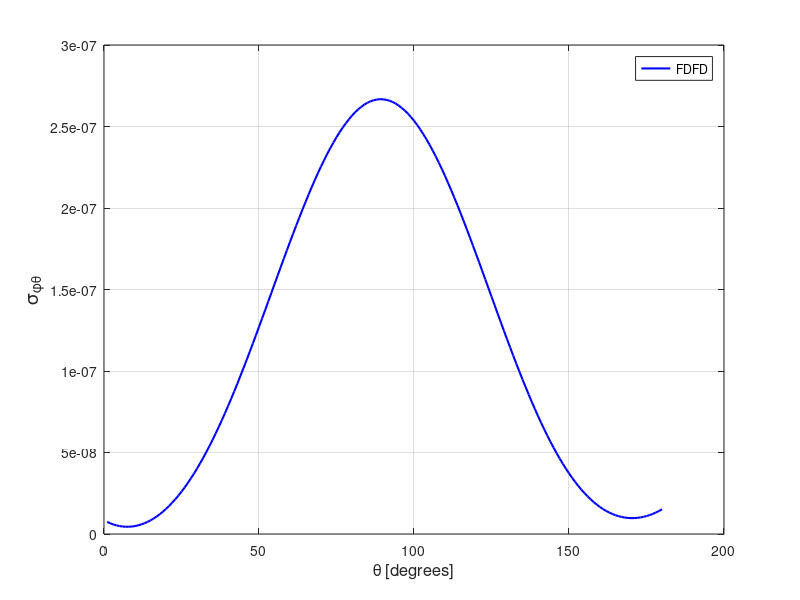

Reproduce this figure in MATLAB.
spt = [ 
    1  0.74387754E-08
    2  0.65871064E-08
    3  0.58724030E-08
    4  0.53024451E-08
    5  0.48757145E-08
    6  0.45912429E-08
    7  0.44474158E-08
    8  0.44494430E-08
    9  0.45866835E-08
   10  0.48698077E-08
   11  0.52829190E-08
   12  0.58451914E-08
   13  0.65487900E-08
   14  0.73845130E-08
   15  0.83675964E-08
   16  0.94931023E-08
   17  0.10752396E-07
   18  0.12159703E-07
   19  0.13710541E-07
   20  0.15381142E-07
   21  0.17220030E-07
   22  0.19197257E-07
   23  0.21313364E-07
   24  0.23572481E-07
   25  0.25971955E-07
   26  0.28508868E-07
   27  0.31204976E-07
   28  0.34046113E-07
   29  0.36994251E-07
   30  0.40092058E-07
   31  0.43364206E-07
   32  0.46729841E-07
   33  0.50265296E-07
   34  0.53891533E-07
   35  0.57675159E-07
   36  0.61599088E-07
   37  0.65587216E-07
   38  0.69772582E-07
   39  0.74039477E-07
   40  0.78416249E-07
   41  0.82890161E-07
   42  0.87477879E-07
   43  0.92131046E-07
   44  0.96981616E-07
   45  0.10180079E-06
   46  0.10670024E-06
   47  0.11172419E-06
   48  0.11678257E-06
   49  0.12189624E-06
   50  0.12706059E-06
   51  0.13225753E-06
   52  0.13746291E-06
   53  0.14274188E-06
   54  0.14796269E-06
   55  0.15325791E-06
   56  0.15851636E-06
   57  0.16371041E-06
   58  0.16891047E-06
   59  0.17404335E-06
   60  0.17919731E-06
   61  0.18422050E-06
   62  0.18920851E-06
   63  0.19413777E-06
   64  0.19893542E-06
   65  0.20361809E-06
   66  0.20824763E-06
   67  0.21277054E-06
   68  0.21711041E-06
   69  0.22137702E-06
   70  0.22543226E-06
   71  0.22931573E-06
   72  0.23316794E-06
   73  0.23672179E-06
   74  0.24011624E-06
   75  0.24343302E-06
   76  0.24646999E-06
   77  0.24931168E-06
   78  0.25192617E-06
   79  0.25440107E-06
   80  0.25666955E-06
   81  0.25871995E-06
   82  0.26053260E-06
   83  0.26203165E-06
   84  0.26349093E-06
   85  0.26458233E-06
   86  0.26550134E-06
   87  0.26612361E-06
   88  0.26655363E-06
   89  0.26678114E-06
   90  0.26666680E-06
   91  0.26639975E-06
   92  0.26590305E-06
   93  0.26514957E-06
   94  0.26420165E-06
   95  0.26291372E-06
   96  0.26145420E-06
   97  0.25980611E-06
   98  0.25795626E-06
   99  0.25585106E-06
  100  0.25354259E-06
  101  0.25102790E-06
  102  0.24826250E-06
  103  0.24530533E-06
  104  0.24219756E-06
  105  0.23890050E-06
  106  0.23534956E-06
  107  0.23169048E-06
  108  0.22784606E-06
  109  0.22387009E-06
  110  0.21970659E-06
  111  0.21535803E-06
  112  0.21094647E-06
  113  0.20636793E-06
  114  0.20174673E-06
  115  0.19696623E-06
  116  0.19212764E-06
  117  0.18714933E-06
  118  0.18209582E-06
  119  0.17700656E-06
  120  0.17186967E-06
  121  0.16669789E-06
  122  0.16148061E-06
  123  0.15618147E-06
  124  0.15091258E-06
  125  0.14566453E-06
  126  0.14040224E-06
  127  0.13512076E-06
  128  0.12993334E-06
  129  0.12472245E-06
  130  0.11956837E-06
  131  0.11450723E-06
  132  0.10947831E-06
  133  0.10448142E-06
  134  0.99641099E-07
  135  0.94812926E-07
  136  0.90171717E-07
  137  0.85555286E-07
  138  0.81017632E-07
  139  0.76689616E-07
  140  0.72393782E-07
  141  0.68252184E-07
  142  0.64263354E-07
  143  0.60375221E-07
  144  0.56661310E-07
  145  0.53037194E-07
  146  0.49589193E-07
  147  0.46282377E-07
  148  0.43103984E-07
  149  0.40083865E-07
  150  0.37206966E-07
  151  0.34484724E-07
  152  0.31908158E-07
  153  0.29474684E-07
  154  0.27189573E-07
  155  0.25050390E-07
  156  0.23063523E-07
  157  0.21230953E-07
  158  0.19534230E-07
  159  0.17970621E-07
  160  0.16561236E-07
  161  0.15276674E-07
  162  0.14144791E-07
  163  0.13141522E-07
  164  0.12267950E-07
  165  0.11530313E-07
  166  0.10919802E-07
  167  0.10443052E-07
  168  0.10087523E-07
  169  0.98503845E-08
  170  0.97384882E-08
  171  0.97544177E-08
  172  0.98916857E-08
  173  0.10144104E-07
  174  0.10508372E-07
  175  0.10994621E-07
  176  0.11594780E-07
  177  0.12312045E-07
  178  0.13145542E-07
  179  0.14092402E-07
  180  0.15157831E-07
  181  0.16335470E-07
  182  0.17632678E-07
  183  0.19045959E-07
  184  0.20577284E-07
  185  0.22223947E-07
  186  0.23990244E-07
  187  0.25885518E-07
  188  0.27888523E-07
  189  0.30030648E-07
  190  0.32288373E-07
  191  0.34677239E-07
  192  0.37194575E-07
  193  0.39838532E-07
  194  0.42609646E-07
  195  0.45523862E-07
  196  0.48557254E-07
  197  0.51740468E-07
  198  0.55053018E-07
  199  0.58505520E-07
  200  0.62091907E-07
  201  0.65822164E-07
  202  0.69672168E-07
  203  0.73690288E-07
  204  0.77817468E-07
  205  0.82102204E-07
  206  0.86519236E-07
  207  0.91059945E-07
  208  0.95735793E-07
  209  0.10053806E-06
  210  0.10548703E-06
  211  0.11052663E-06
  212  0.11573255E-06
  213  0.12104216E-06
  214  0.12645803E-06
  215  0.13196897E-06
  216  0.13760834E-06
  217  0.14330269E-06
  218  0.14912916E-06
  219  0.15502894E-06
  220  0.16101275E-06
  221  0.16706332E-06
  222  0.17316189E-06
  223  0.17928808E-06
  224  0.18551944E-06
  225  0.19176662E-06
  226  0.19805013E-06
  227  0.20433399E-06
  228  0.21065139E-06
  229  0.21696813E-06
  230  0.22329000E-06
  231  0.22948575E-06
  232  0.23577131E-06
  233  0.24201566E-06
  234  0.24816342E-06
  235  0.25431012E-06
  236  0.26036483E-06
  237  0.26632154E-06
  238  0.27231633E-06
  239  0.27809028E-06
  240  0.28383894E-06
  241  0.28944382E-06
  242  0.29496923E-06
  243  0.30037342E-06
  244  0.30552326E-06
  245  0.31067052E-06
  246  0.31571301E-06
  247  0.32054965E-06
  248  0.32518273E-06
  249  0.32980120E-06
  250  0.33410623E-06
  251  0.33838717E-06
  252  0.34239861E-06
  253  0.34625984E-06
  254  0.34998573E-06
  255  0.35339161E-06
  256  0.35669638E-06
  257  0.35995404E-06
  258  0.36292241E-06
  259  0.36564705E-06
  260  0.36814225E-06
  261  0.37055284E-06
  262  0.37269467E-06
  263  0.37470801E-06
  264  0.37646447E-06
  265  0.37796426E-06
  266  0.37942931E-06
  267  0.38052741E-06
  268  0.38147894E-06
  269  0.38229351E-06
  270  0.38283133E-06
  271  0.38316784E-06
  272  0.38322713E-06
  273  0.38315204E-06
  274  0.38285515E-06
  275  0.38234111E-06
  276  0.38163819E-06
  277  0.38063632E-06
  278  0.37955792E-06
  279  0.37816520E-06
  280  0.37665953E-06
  281  0.37483719E-06
  282  0.37283786E-06
  283  0.37067693E-06
  284  0.36824062E-06
  285  0.36554522E-06
  286  0.36267181E-06
  287  0.35962714E-06
  288  0.35647275E-06
  289  0.35290066E-06
  290  0.34934575E-06
  291  0.34537979E-06
  292  0.34138131E-06
  293  0.33704114E-06
  294  0.33267193E-06
  295  0.32806901E-06
  296  0.32319474E-06
  297  0.31822916E-06
  298  0.31313058E-06
  299  0.30785287E-06
  300  0.30236177E-06
  301  0.29673299E-06
  302  0.29091495E-06
  303  0.28516675E-06
  304  0.27914007E-06
  305  0.27296275E-06
  306  0.26680968E-06
  307  0.26043969E-06
  308  0.25394741E-06
  309  0.24751245E-06
  310  0.24098068E-06
  311  0.23435452E-06
  312  0.22768212E-06
  313  0.22093379E-06
  314  0.21419729E-06
  315  0.20751541E-06
  316  0.20072893E-06
  317  0.19401207E-06
  318  0.18727076E-06
  319  0.18059988E-06
  320  0.17393486E-06
  321  0.16732494E-06
  322  0.16075211E-06
  323  0.15421409E-06
  324  0.14781328E-06
  325  0.14148246E-06
  326  0.13527399E-06
  327  0.12910323E-06
  328  0.12310794E-06
  329  0.11717078E-06
  330  0.11134222E-06
  331  0.10570334E-06
  332  0.10016391E-06
  333  0.94743164E-07
  334  0.89499522E-07
  335  0.84356373E-07
  336  0.79425881E-07
  337  0.74582040E-07
  338  0.69962496E-07
  339  0.65458480E-07
  340  0.61123885E-07
  341  0.56955294E-07
  342  0.52979075E-07
  343  0.49110000E-07
  344  0.45436494E-07
  345  0.41912063E-07
  346  0.38569091E-07
  347  0.35386751E-07
  348  0.32357754E-07
  349  0.29494053E-07
  350  0.26803203E-07
  351  0.24261345E-07
  352  0.21887031E-07
  353  0.19673976E-07
  354  0.17606590E-07
  355  0.15701977E-07
  356  0.13943914E-07
  357  0.12347708E-07
  358  0.10900218E-07
  359  0.95984705E-08
  360  0.84502521E-08
 ]; 
plot(spt(1:180,1),spt(1:180,2),'b-','linewidth',1.5 ); 
grid on 
legend('FDFD');
xlabel('\theta [degrees]','FontSize',12);
ylabel('\sigma_{\phi\theta}','FontSize',14);
